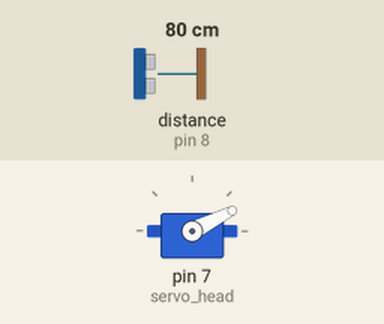
Bench run of a sketch on a simulated Arduino Uno, built with avr-gcc and run on an emulated ATmega328P. Shown: servo. Wiring (inferred from the names in the program): ultrasonic range finder: trigger pin 9; echo pin 8. The test bench sets the inputs (shaded band); at power-on: distance to the obstacle (sensor on pin 8) 80 cm. The echo pulse lasts 58.3 µs per cm; what the sketch prints to the serial monitor is not drawn.

Above: at 1.25 s.
1.3 s: distance to the obstacle (sensor on pin 8) set to 2 cm
At 1.79 s:
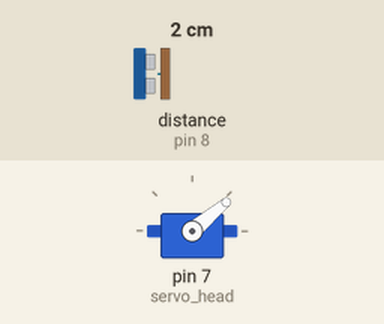
4.3 s: distance to the obstacle (sensor on pin 8) set to 35 cm
At 4.46 s:
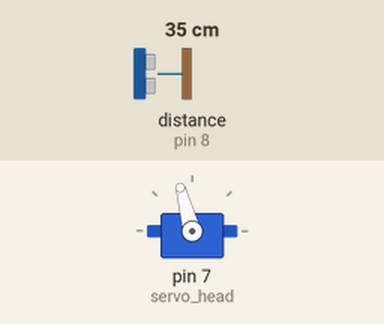
7.3 s: distance to the obstacle (sensor on pin 8) set to 18 cm
At 7.67 s:
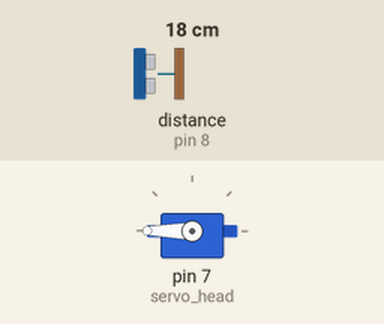
Timing chart, 0 to 16.3 s (numbered marks = the images above; inputs shaded):
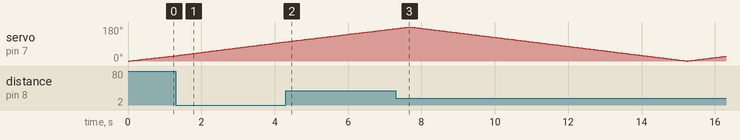

The sketch:

ultrasonic_sensor.ino
```cpp
//#include <Ultrasonic.h>
#include <Servo.h>

//#define trig_pin 9
//#define echo_pin 8
const int trigPin = 9;
const int echoPin = 8;

//Ultrasonic ultrasonic = Ultrasonic(echo_pin, trig_pin);
Servo servo_head;

long duration;
int distance = 0;
int head_pos = 0;

void setup() {
  pinMode(trigPin, OUTPUT); // Sets the trigPin as an Output
  pinMode(echoPin, INPUT); // Sets the echoPin as an Input
  Serial.begin(9600);
  servo_head.attach(7);
}

void loop() {
  for(int i = 0; i < 181; i++){
    servo_head.write(i);
    delay(20);
    //distance = ultrasonic.Distance();
    distance = calculateDistance();
    delay(20);
    Serial.print(i);
    Serial.print(",");
    Serial.print(distance);
    Serial.print(".");
  }
  for(int i = 180; i > 0; i--){
    servo_head.write(i);
    delay(20);
    //distance = ultrasonic.Distance();
    distance = calculateDistance();
    delay(20);
    Serial.print(i);
    Serial.print(",");
    Serial.print(distance);
    Serial.print(".");
  }
}

int calculateDistance(){
  digitalWrite(trigPin, LOW);
  delayMicroseconds(2);
  // Sets the trigPin on HIGH state for 10 micro seconds
  digitalWrite(trigPin, HIGH);
  delayMicroseconds(10);
  digitalWrite(trigPin, LOW);
  duration = pulseIn(echoPin, HIGH); // Reads the echoPin, returns the sound wave travel time in microseconds
  distance = duration*0.034/2;
  return distance;
}
```
